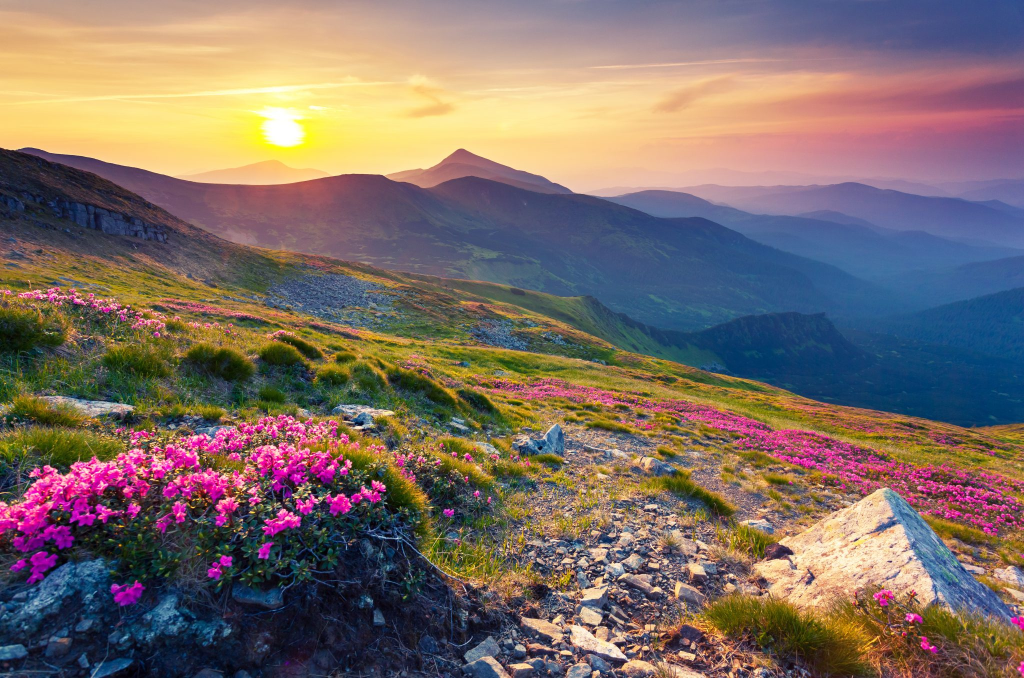
#> input picture lesson_2/homework/mountains.jpg, 2048 x 1356 px (shown at 1/2 size)
$ jupyter execute Homework.ipynb
#> lines starting #> are read from the running program, lines starting #| are printed output that depends on the picture; long printed decimals are rounded
# HOMEWORK 2
For this homework you will have to complete and implement the colour balancing for:
* Gray world algorithm
* Scale-by-max algorithm

You are free to use your own images. Experiment with more images and think about the effect each of the algorithms has on the resulting (balanced) image.

### Colour Balancing
In this notebook we will show different type of colour balancing making use of von Kries' hypothesis.

[cell 1]
import cv2
import numpy as np
from matplotlib import pyplot as plt
plt.rcParams['figure.figsize'] = [8, 6]

[cell 2]
img = cv2.imread('mountains.jpg')
#> img is the input picture: shape (1356, 2048, 3); mean B, G, R 102.9, 109.6, 125.9
img = cv2.cvtColor(img, cv2.COLOR_BGR2RGB)

dark_img = cv2.cvtColor(cv2.imread('trees.jpg'), cv2.COLOR_BGR2RGB)
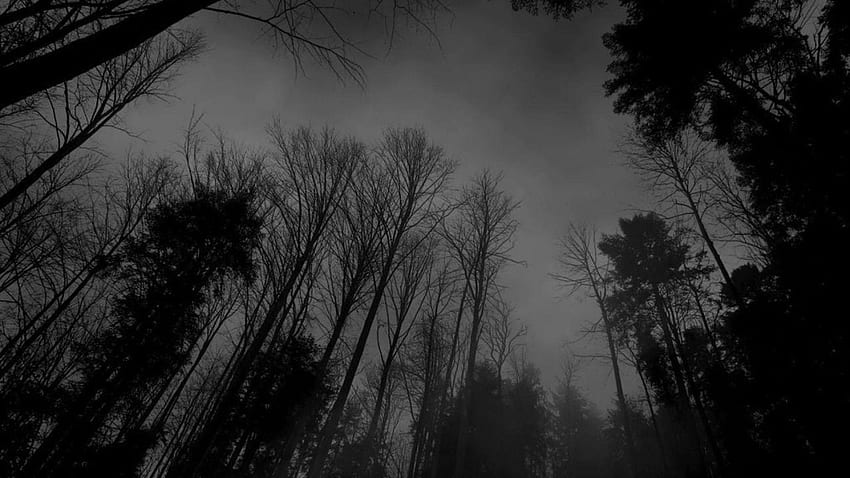
#> input picture lesson_2/homework/trees.jpg, 850 x 478 px
#> dark_img is the input picture: shape (478, 850, 3); min 0, max 139, mean 43.4

plt.figure(figsize=(16, 12))
plt.subplot(121), plt.imshow(img)
plt.axis(False)
plt.subplot(122), plt.imshow(dark_img)
plt.axis(False);
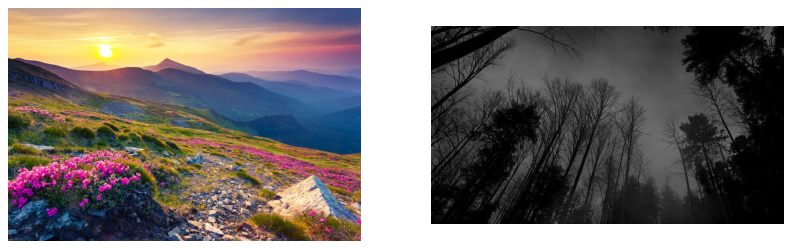
#> figure drawn by matplotlib, 2 panels

### White patch
In white patch algorithm we choose a group of pixels we know they should be white. We then scale the resulting image colour channels by this white patch.

[cell 3]
white_x = 1312
white_y = 1229

plt.imshow(img[white_x-40:white_x+40, white_y-40:white_y+40])
plt.scatter(40, 40, marker='s', c='none', edgecolors='red', s=200, linewidths=3)
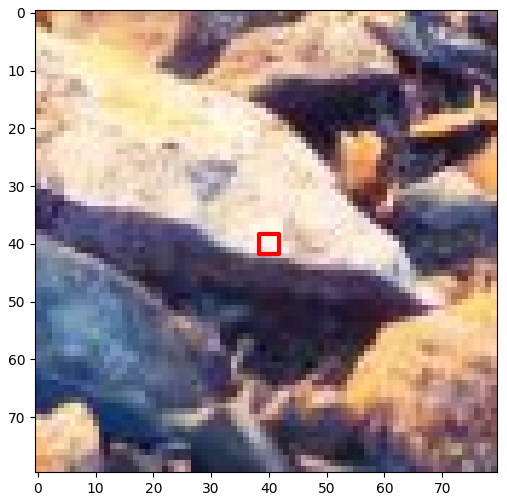
#> figure drawn by matplotlib, 1 panel

[cell 4]
# Define white patch and the coefficients
row, col = white_x, white_y
white = img[row, col, :]
#> white = [255, 247, 241]
coeffs = 255.0 / white
#> coeffs = [1, 1.03, 1.06]
print('Coefficients:', *coeffs)
#| Coefficients: 1.0 1.032 1.058

# # Apply white balancing and generate balanced image
# balanced = np.zeros_like(img, dtype=np.float32)
# for channel in range(3):
#     balanced[..., channel] = img[..., channel] * coeffs[channel]
img_white_bal = img * coeffs

# White patching does not guarantee that the dynamic range is preserved, images must be clipped.
# balanced = balanced/255
# balanced[balanced > 1] = 1

# Scale [0..255]
img_white_bal = img_white_bal.clip(max=255).astype(np.uint8)

print('Random pixel:', img[0, 0], img_white_bal[0, 0])
#| Random pixel: [194 163 143] [194 168 151]
print('Supposedly white pixel:', img[white_x, white_y], img_white_bal[white_x, white_y])
#| Supposedly white pixel: [255 247 241] [255 255 255]

plt.figure(figsize=(16, 12))
plt.subplot(121), plt.imshow(img)
plt.axis(False)
plt.subplot(122), plt.imshow(img_white_bal)
plt.axis(False);
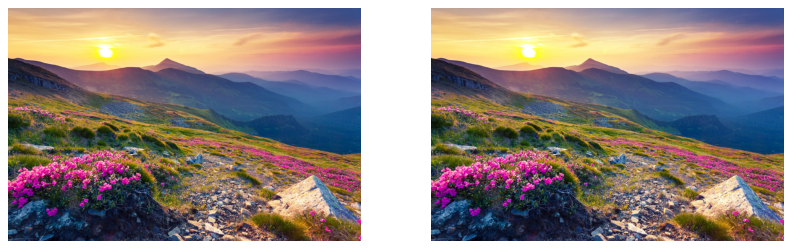
#> figure drawn by matplotlib, 2 panels

### Gray world
This algorithm assumes that a scene, on average, is gray.

[cell 5]
# [9 lines of commented-out code are left out]
channel_means = np.mean(img, axis=(0, 1))
#> channel_means = [125.9, 109.6, 102.9]
avg_val = np.mean(channel_means)
#> avg_val = 112.8
print('Means:', channel_means)
#| Means: [125.908 109.565 102.900]
print('Global average:', avg_val)
#| Global average: 112.791

# Compute the coefficients kr, kg, kb
# Note: there are 3 coefficients to compute but we only have 2 equations.
# Therefore, you have to make an assumption, fix the value of one of the
# coefficients and compute the remining two
# Hint: You can fix the coefficient of the brightest colour channel to 1.

# I decided to chose global average as a value on wich to center all the channels
# Any other value could be used instead of avg_val
kr, kg, kb = avg_val / channel_means
#> kr = 0.896; kg = 1.03; kb = 1.1
print('Coefficients:', kr, kg, kb)
#| Coefficients: 0.8958 1.029 1.096


# Apply color balancing and generate the balanced image
# Scale [0..255]
img_gray_bal = (img * (kr, kg, kb)).clip(max=255).astype(np.uint8)
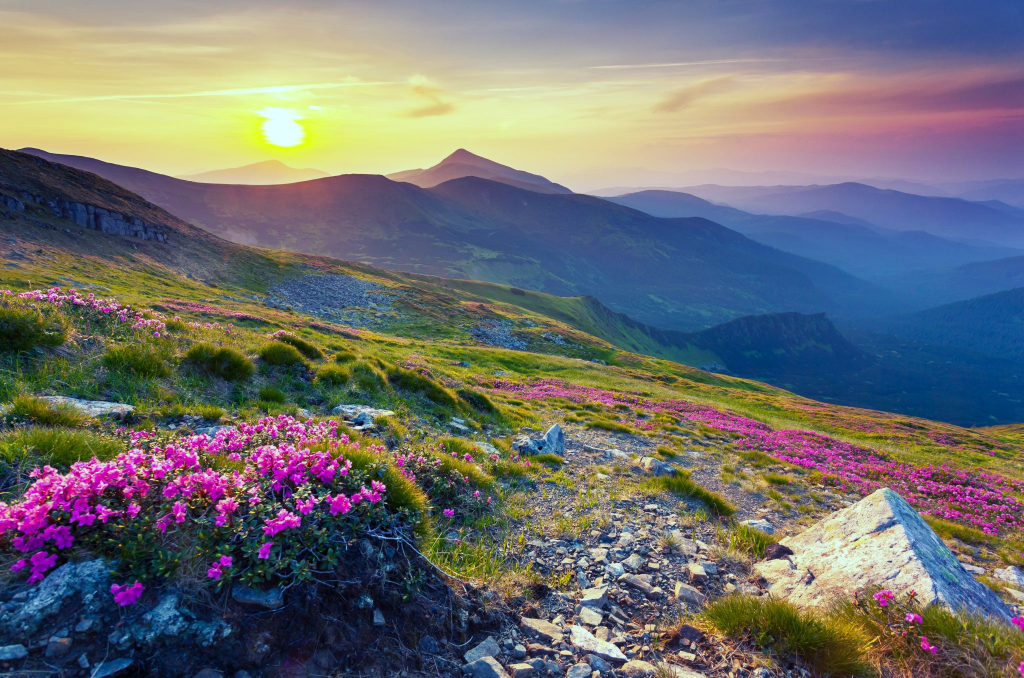
#> img_gray_bal: shape (1356, 2048, 3) (shown at 1/2 size); mean R, G, B 112.3, 112.3, 112.3

# Check the means after balancing
bal_channel_means = [np.mean(img_gray_bal[..., i]) for i in range(3)]
#> bal_channel_means = [112.3, 112.3, 112.3]
bal_avg_val = np.mean(bal_channel_means)
#> bal_avg_val = 112.3
print('Means after balancing:', bal_channel_means)
#| Means after balancing: [112.279, 112.271, 112.257]
# Show the original and the balanced image side by side

plt.figure(figsize=(16, 12))
plt.subplot(121), plt.imshow(img)
plt.axis(False)
plt.subplot(122), plt.imshow(img_gray_bal)
plt.axis(False);

### Scale-by-max
This is a straightforward algorithm that scales each colour channel by its maximum value. Note that it is sensitive to noise and saturations.

[cell 6]
# [8 lines of commented-out code are left out]
maxs = np.max(dark_img, axis=(0, 1))
#> maxs = [139, 139, 139]
print('Maximums:', maxs)
#| Maximums: [139 139 139]

# Apply scale-by-max balancing and generate the balanced image
kr, kg, kb = 255 / np.array(maxs)
#> kr = 1.83; kg = 1.83; kb = 1.83
print('Coefficients:', kr, kg, kb)
#| Coefficients: 1.835 1.835 1.835

# Scale [0..1]
img_max_bal = (dark_img * (kr, kg, kb) / 255).clip(max=1)
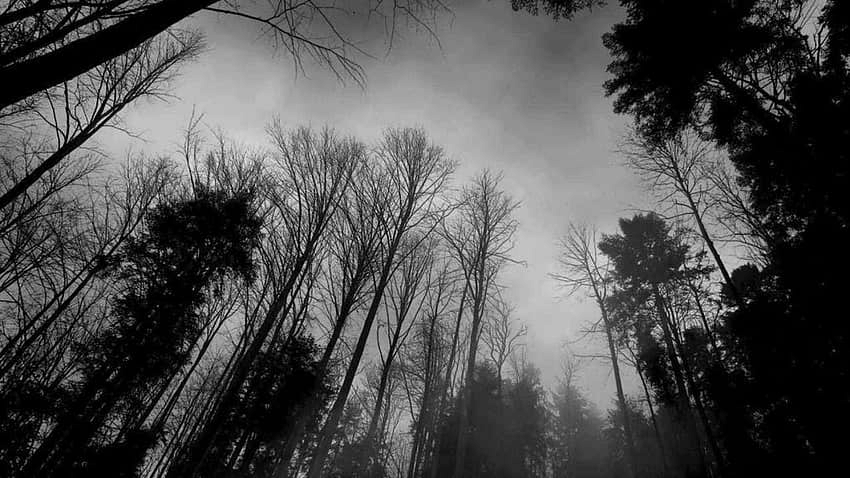
#> img_max_bal: shape (478, 850, 3) float64; min 0, max 1, mean 0.312

plt.figure(figsize=(16, 12))
plt.subplot(121), plt.imshow(dark_img)
plt.axis(False)
plt.subplot(122), plt.imshow(img_max_bal)
plt.axis(False);
